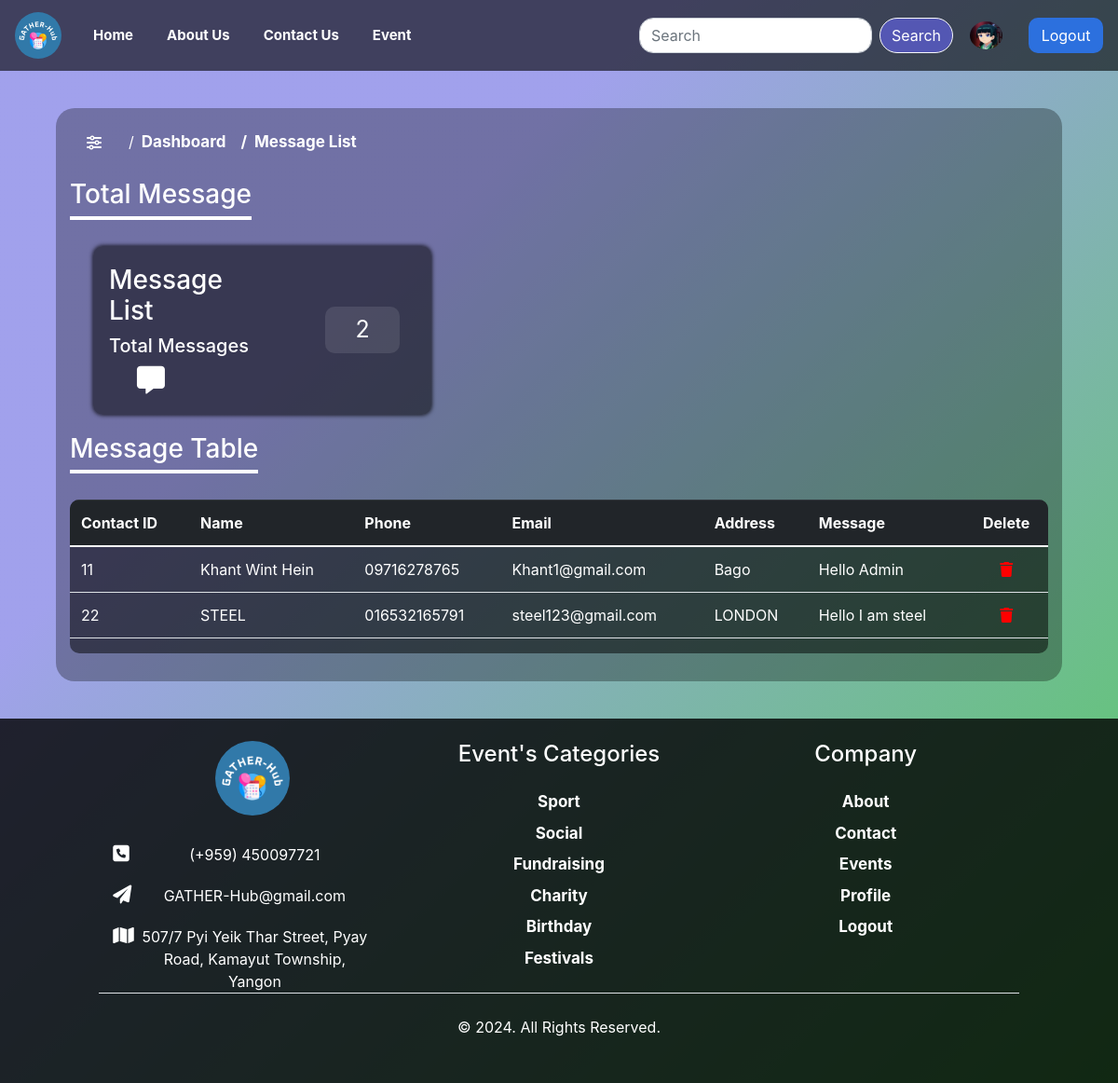
The page /contactlist (signed in) on the database its author committed.
### tables this page shows
CREATE TABLE "contact" (
	"contactid"	INTEGER,
	"name"	TEXT NOT NULL,
	"phone"	TEXT,
	"email"	TEXT NOT NULL,
	"address"	TEXT,
	"message"	TEXT,
	PRIMARY KEY("contactid" AUTOINCREMENT)
);

### app.py (the view)
@app.route('/contactlist')
def contactlist():
    conn = sqlite3.connect('event.db')
    conn.row_factory = sqlite3.Row
    cursor = conn.cursor()
    cursor.execute("SELECT * FROM contact")
    messagelist = cursor.fetchall()
    cursor.execute("select count(contactid) from contact")
    count = cursor.fetchone()
    message_count = count[0]
    setting = cursor.fetchone()
    return render_template('ContactUslist.html', messagelist = messagelist, message_count = message_count)

### templates/ContactUslist.html (shortened to what this page needs)
{% extends "usernav.html" %}
{% block content %}
    <div class="categories-main">
        <div class="categories">
            <ol class="breadcrumb bg-transparent mb-0 pb-0 pt-1 px-0 me-sm-6 me-5">
                <li class="breadcrumb-item text-sm">
                    <button class="btn" id="sidebar-toggle1" type="button">
                        <i class="fa-solid fa-sliders"></i>
                    </button>
                </li>
                <li class="breadcrumb-item text-sm"><a class="opacity-5 text-white back-link" href="{{url_for('admin_page')}}">Dashboard</a></li>
                <li class="breadcrumb-item text-sm text-white back-link active" aria-current="page">Message List</li>
              </ol>
            <div class="row">
                <div class="col-12 col-xl-6 col-md-6">
                    <div class="container categories-page-title1">
                        <h3 class="underline1">Total Message</h3>
                    </div>
                    <div class="container-fluid pt-0 us-count-card">
                        <div class="col-xl-10 col-sm-10 mb-xl-0 mb-4 d-flex" id="card-bo">
                            <div class="card flex-fill border-0 illustration">
                                <div class="card-body p-0" id="card1">
                                    <div class="row">
                                        <div class="row">
                                          <div class="col-12 col-xl-8 col-md-8">
                                            <div class="p-3 m-1 text-card">
                                              <h3>Message List</h3>
                                              <h5 class="mb-0">Total Messages</h5>
                                              <div class="icon-middle">
                                                <span class="icon"><i class="fa fa-message card-icon"></i></span>
                                              </div>
                                          </div>
                                          </div>
                                          <div class="col-12 col-xl-4 col-md-4 count-part">
                                            <div class="count-number">
                                              <p>{{message_count}}</p>
                                          </div>
                                          </div>
                                        </div>
                                    </div>
                                </div>
                            </div>
                        </div>
                      </div>
                </div>
            </div>
            <div class="container category-table">
                <div class="categories-page-title1">
                    <h3 class="underline1">Message Table</h3>
                </div>
                <div class="table1">
                    <table class="table">
                      <thead class="thead-dark">
                        <tr>
                          <th scope="col">Contact ID</th>
                          <th scope="col">Name</th>
                          <th scope="col">Phone</th>
                          <th scope="col">Email</th>
                          <th scope="col">Address</th>
                          <th scope="col">Message</th>
                          <th scope="col" class="btn-user">Delete</th>
                        </tr>
                      </thead>
                      <tbody>
                        {% for message in messagelist %}
                        <tr>
                          <td>{{message['contactid']}}</td>
                          <td>{{message['name']}}</td>
                          <td>{{message['phone']}}</td>
                          <td>{{message['email']}}</td>
                          <td>{{message['address']}}</td>
                          <td>{{message['message']}}</td>
                          <td class="btn-user">
                            <a href="{{ url_for('delete_contact', contactid=message['contactid']) }}"
                               onclick="return confirm('Are you sure you want to delete this user?');">
                               <i class="fas fa-trash red-icon"></i>
                            </a>
                          </td>
                        </tr>
                        {% endfor %}
                      </tbody>
                    </table>
                   </div>
            </div>
        </div>
    </div>
{% endblock %}

### static/CSS/navbar.css (style rules this page uses)
html,body { display: flex; flex-direction: column; height: 100%; overflow-x: hidden; }
.nav-body { flex: 1; height: 100%; background-repeat: no-repeat; background-position: center; background-size:cover ; background-image: linear-gradient(to bottom right, rgba(121,121,228,0.7) 30%, #55cc5f 100%); }
.card { color: white; border-radius: 10px; background-color: rgba(0, 0, 0, 0.5); margin-left: 10px; margin-right: 10px; box-shadow: 0 0 5px black; cursor: pointer; }
.underline1 { position: relative; display: inline-block; padding-bottom: 10px; }
.underline1::after { content: ""; position: absolute; left: 0; bottom: 0; width: 100%; height: 4px; background-color: white; }
.count-part { display: flex; justify-content: center; align-items: center; }
.count-number { word-wrap: break-word; word-break: break-all; min-width: 80px; min-height: 50px; max-height: max-content; border-radius: 10px; background-color: rgba(255, 255, 255, 0.1); display: flex; justify-content: center; align-items: center; }
.count-number p { margin-bottom: 0px; word-wrap: break-word; font-size: 25px; }
.table1 { display: block; max-height: 400px; overflow-y: auto; overflow-x: auto; border-radius: 10px; background-color: rgba(0, 0, 0, 0.5); }
.table1 thead { position: sticky; top: 0; z-index: 1; }
.table { color: white; }
.btn-user { text-align: center; }
.red-icon { color: red; }
.categories-main { display: flex; justify-content: center; align-items: center; }
.categories { width: 90%; height: 90%; margin-top: 40px; margin-bottom: 40px; background-color: rgba(0, 0, 0, 0.3); border-radius: 20px; }
.categories-page-title1 { margin-top: 20px; margin-bottom: 20px; color: white; }
.category-table { width: 100%; max-width: 1400px; margin: 0 auto; padding-bottom: 30px; }
.back-link { font-weight: bold; font-size: 17px; }
.card-icon { padding-top: 10px; font-size: 30px; }
.icon-middle { margin-left: 30px; }
.breadcrumb-item + .breadcrumb-item::before { display: inline-block; padding-right: 0.5rem; padding-left: 0.5rem; color: white; content: "/"; }
.breadcrumb { margin-top: 20px; }
#sidebar-toggle1 { color: white; margin-left: 20px; padding-top: 0px; }

### rows shown on the page
contact: contactid "11", name "Khant Wint Hein", phone "09716278765", email "Khant1@gmail.com", address "Bago", message "Hello Admin"
contact: contactid "22", name "STEEL", phone "016532165791", email "steel123@gmail.com", address "LONDON", message "Hello I am steel"

### other values the page prints
{{ message_count }} "2"
